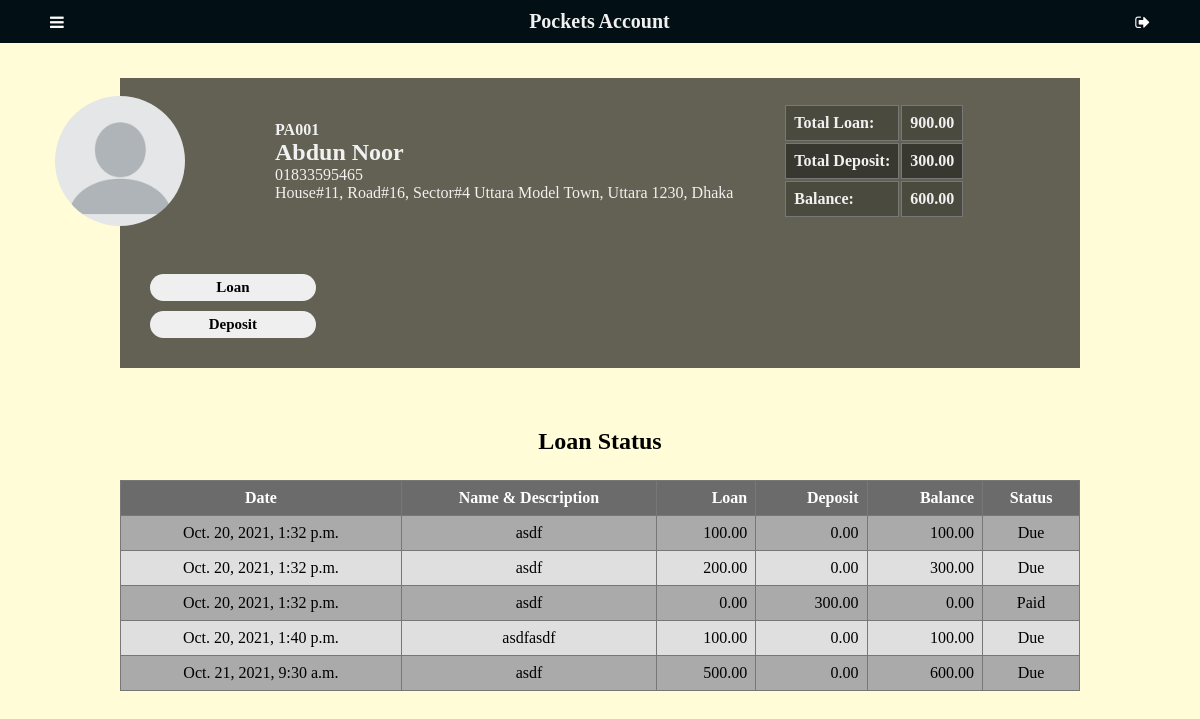
The app's page /debtorprofile/1 (signed in) with its own data.
### app/models.py (models this page shows)
class Debtor(models.Model):
    debtorName = models.CharField(max_length=50)
    phone = models.CharField(max_length=15, blank=True, null= True)
    address = models.TextField(blank=True, null= True)
    img = models.ImageField(upload_to='pics', null=True, blank=True)
    lender = models.ForeignKey(User, on_delete=models.SET_NULL, blank=True, null=True)
    totalbalance = models.IntegerField(default=0, null=True, blank=True)
    def __str__(self):
        return "PA00" +str(self.id)

class Account(models.Model):
    debtor = models.ForeignKey(Debtor, on_delete=models.SET_NULL, blank=True, null=True)
    description = models.TextField(blank=True, null= True)
    loan = models.IntegerField(default=0, null=True, blank=True)
    deposit = models.IntegerField(default=0, null=True, blank=True)
    balance = models.IntegerField(default=0, null=True, blank=True)
    date = models.DateTimeField(auto_now_add=True)
    status = models.BooleanField(default=False, null=True, blank=False)

### app/views.py (the view)
# urls.py: path('debtorprofile/<int:id>', views.debtorprofile, name='debtorprofile'),
@login_required(login_url='login')
def debtorprofile(request, id):
    profile = Debtor.objects.get(id=id)
    accounts = Account.objects.filter(debtor=profile).order_by('date')
    total_loan, total_depost, b = total_count_debtor(accounts)
    return render(request, "app/debtorprofile.html",{
        "profile": profile,
        "accounts": accounts,
        "total_loan": total_loan,
        "total_deposit": total_depost,
        "Due": b,
    })

### app/views.py (called while the page is built)
def total_count_debtor(accounts):
    total_loan = 0
    total_depost = 0
    b = 0
    for account in accounts:
        total_loan = total_loan + account.loan
        total_depost = total_depost + account.deposit
    b = total_loan - total_depost
    return total_loan, total_depost, b

### app/templates/app/debtorprofile.html (shortened to what this page needs)
{% extends "app/layout.html" %}
{% block body %}
<main>
    <div class="profile">
        <div class="mainprofile">
            <img src="{% static 'app/img/avatar.png' %}" alt="Avatar" class="avatar" />
            <div class="userprofile">
                <h4>{{ profile }}</h4>
                <h2>{{ profile.debtorName }}</h2>
                <p>{{ profile.phone }}</p>
                <p>{{ profile.address }}</p>
            </div>
        </div>
        <div class="totaldebitdeposit">
            <table id="totalid">
                <tr>
                    <td><h4 class="lalign">Total Loan:</h4></td>
                    <td class="ralign"><h4>{{ total_loan|floatformat:2 }}</h4></td>
                </tr>
                <tr>
                    <td><h4 class="lalign">Total Deposit:</h4></td>
                    <td class="ralign"><h4> {{ total_deposit|floatformat:2 }} </h4></td>
                </tr>
                <tr>
                    <td><h4 class="lalign">Balance:</h4></td>
                    <td class="ralign"><h4>{{ Due|floatformat:2 }}</h4></td>
                </tr>
            </table>
        </div>
        <div class="buttons">
            <button type="button" onclick="ModalFunc(loanbtn)" id="loanbtn">Loan</button>
            <button type="button" onclick="ModalFunc(depositbtn)" id="depositbtn">Deposit</button>
        </div>
    </div>
    <div class="tablecontainer" style="margin: 0 0">
        <h2>Loan Status</h2>
        <table>
            <tr>
                <th>Date</th>
                <th>Name & Description</th>
                <th class="ralign">Loan</th>
                <th class="ralign">Deposit</th>
                <th class="ralign">Balance</th>
                <th>Status</th>
            </tr>
            {% for account in accounts %}
              <tr>
                <td>{{ account.date }}</td>
                <td>{{ account.description }}</td>
                <td class="ralign">{{ account.loan|floatformat:2 }}</td>
                <td class="ralign">{{ account.deposit|floatformat:2 }}</td>
                <td class="ralign">{{ account.balance|floatformat:2 }}</td>
                {% if account.status %}
                  <td>Paid</td>
                {% else %}
                <td>Due</td>
                {% endif %}
              </tr>
            {% endfor %}
        </table>
    </div>
</main>
{% endblock %}

### app/static/app/css/main.css (style rules this page uses)
* { margin: 0; padding: 0; box-sizing: border-box; font-family: Serif; }
html { background-color: rgb(82, 82, 82); height: 100%; }
body { max-width: 1400px; margin: auto; background-color: #fffcd7; height: 100%; }
main { display: flex; justify-content: center; flex-wrap: wrap; background-color: #fffcd7; }
.tablecontainer { text-align: center; margin: 10%; width: 80%; }
.tablecontainer h2 { margin: 25px; }
.tablecontainer table { border-collapse: collapse; width: 100%; background-color: #dfdfdf; }
th, td { text-align: center; padding: 8px; border: 1px solid #777777; }
tr:nth-child(even) { background-color: #f2f2f2; }
th { background-color: #444444be; color: white; }
.profile { background-color: #0000009c; color: #f1f1f1; display: flex; flex-wrap: wrap; align-items: center; margin: 35px 0; max-width: 80%; }
.mainprofile { display: flex; align-items: center; }
.mainprofile img { width: 130px; height: 130px; border-radius: 50%; object-fit: cover; transform: translateX(-50%); }
.userprofile { padding: 25px; }
.totaldebitdeposit { padding: 25px; }
.totaldebitdeposit td, tr:nth-child(even) { background-color: rgba(0, 0, 0, 0.24); }
.lalign { text-align: left; }
.ralign { text-align: right; }
.buttons { padding: 25px; }
.buttons button { width: 100%; padding: 5px 15px; justify-content: center; border-radius: 25px; border: none; margin: 5px; font-weight: 800; font-size: 15px; }

### app/templates/app/debtorprofile.html (style rules this page uses)
body { font-family: Arial, Helvetica, sans-serif; }

### records on screen
Debtor: id "PA001", debtorName "Abdun Noor", phone "01833595465", address "House#11, Road#16, Sector#4 Uttara Model Town, Uttara 1230, Dhaka"
Account: date "Oct. 20, 2021, 1:32 p.m.", description "asdf", loan "100.00", deposit "0.00", balance "100.00", status "Due"
Account: date "Oct. 20, 2021, 1:32 p.m.", description "asdf", loan "200.00", deposit "0.00", balance "300.00", status "Due"
Account: date "Oct. 20, 2021, 1:32 p.m.", description "asdf", loan "0.00", deposit "300.00", balance "0.00", status "Paid"
Account: date "Oct. 20, 2021, 1:40 p.m.", description "asdfasdf", loan "100.00", deposit "0.00", balance "100.00", status "Due"
Account: date "Oct. 21, 2021, 9:30 a.m.", description "asdf", loan "500.00", deposit "0.00", balance "600.00", status "Due"

### other values on screen
{{ total_loan|floatformat:2 }} "900.00"
{{ total_deposit|floatformat:2 }} "300.00"
{{ Due|floatformat:2 }} "600.00"
